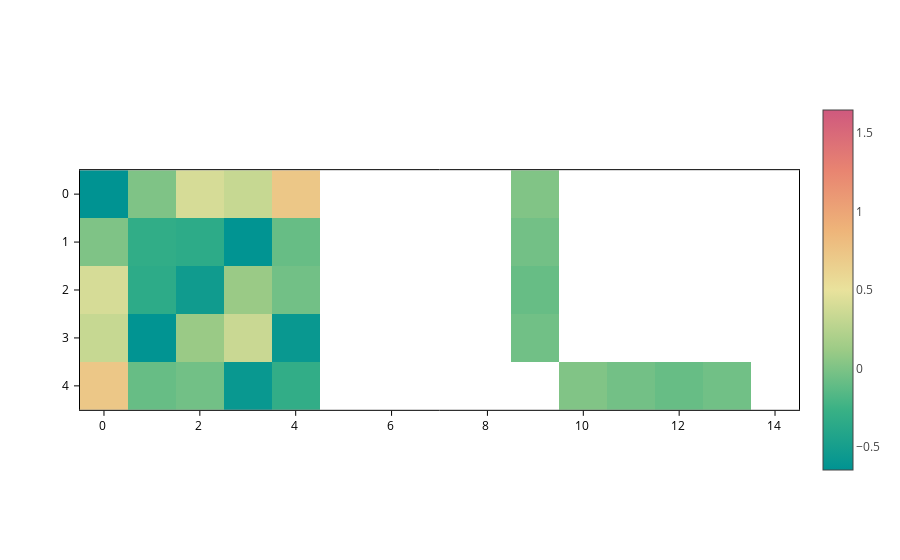

The notebook cell this image was saved under:
### Markdown cell above
Note how the `temps` colorscale makes it more clear that there are elements of the matrix that are not set (because the matrix is sparse). Those elements are not displayed.

The range of colors **by default is set from min to max**. **Unless there are negative and positive values**. In that case, the colorscale is just **centered at 0** by default.

However, you can set the `crange` and `cmid` to customize the colorscale as you wish. For example, to center the scale at `0.5`:

### Code cell
plot.update_inputs(cmid=0.5)

### Figure 1 — Plotly figure (JSON) as saved in the notebook; plotly's stock layout.template omitted (floating-point values rounded to 4 significant figures)
{"data": [{"coloraxis": "coloraxis", "meta": {}, "opacity": 1, "type": "heatmap", "z": [[-0.6452, 0.007018, 0.4079, 0.3283, 0.7263, NaN, NaN, NaN, NaN, 0.01571, NaN, NaN, NaN, NaN, NaN], [0.007018, -0.3193, -0.3422, -0.6358, -0.08664, NaN, NaN, NaN, NaN, -0.04155, NaN, NaN, NaN, NaN, NaN], [0.4079, -0.3422, -0.5398, 0.1106, -0.04301, NaN, NaN, NaN, NaN, -0.08447, NaN, NaN, NaN, NaN, NaN], [0.3283, -0.6358, 0.1106, 0.3418, -0.5873, NaN, NaN, NaN, NaN, -0.04567, NaN, NaN, NaN, NaN, NaN], [0.7263, -0.08664, -0.04301, -0.5873, -0.3121, NaN, NaN, NaN, NaN, NaN, 0.01571, -0.04155, -0.08447, -0.04567, NaN]], "zsmooth": false}], "layout": {"coloraxis": {"cmid": 0.5, "colorscale": [[0.0, "rgb(0, 147, 146)"], [0.1667, "rgb(57, 177, 133)"], [0.3333, "rgb(156, 203, 134)"], [0.5, "rgb(233, 226, 156)"], [0.6667, "rgb(238, 180, 121)"], [0.8333, "rgb(232, 132, 113)"], [1.0, "rgb(207, 89, 126)"]], "showscale": true}, "scene": {"aspectmode": "data", "xaxis": {"range": [-0.5, 14.5]}, "yaxis": {"range": [4.5, -0.5]}}, "xaxis": {"constrain": "domain", "range": [-0.5, 14.5], "scaleanchor": "y", "scaleratio": 1}, "yaxis": {"constrain": "domain", "range": [4.5, -0.5]}}}
